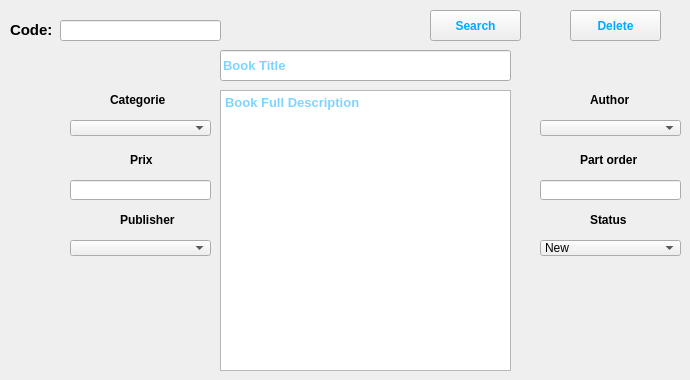
      <widget class="QWidget" name="tab_10">
       <attribute name="title">
        <string>Edit Or Delete Book</string>
       </attribute>
       <widget class="QTextEdit" name="textEdit_3">
        <property name="geometry">
         <rect>
          <x>220</x>
          <y>90</y>
          <width>291</width>
          <height>281</height>
         </rect>
        </property>
        <property name="font">
         <font>
          <family>MS Shell Dlg 2</family>
          <pointsize>10</pointsize>
          <weight>75</weight>
          <bold>true</bold>
         </font>
        </property>
        <property name="styleSheet">
         <string notr="true">color: rgb(0, 170, 255);

</string>
        </property>
        <property name="placeholderText">
         <string>Book Full Description</string>
        </property>
       </widget>
       <widget class="QLineEdit" name="lineEdit_12">
        <property name="geometry">
         <rect>
          <x>60</x>
          <y>20</y>
          <width>161</width>
          <height>21</height>
         </rect>
        </property>
       </widget>
       <widget class="QPushButton" name="pushButton_13">
        <property name="geometry">
         <rect>
          <x>430</x>
          <y>10</y>
          <width>91</width>
          <height>31</height>
         </rect>
        </property>
        <property name="font">
         <font>
          <family>MS Shell Dlg 2</family>
          <weight>75</weight>
          <bold>true</bold>
         </font>
        </property>
        <property name="styleSheet">
         <string notr="true">color: rgb(0, 170, 255);

</string>
        </property>
        <property name="text">
         <string>Search</string>
        </property>
       </widget>
       <widget class="QComboBox" name="comboBox_12">
        <property name="geometry">
         <rect>
          <x>540</x>
          <y>240</y>
          <width>141</width>
          <height>16</height>
         </rect>
        </property>
        <property name="styleSheet">
         <string notr="true">color: rgb(0, 0, 0);
</string>
        </property>
        <item>
         <property name="text">
          <string>New</string>
         </property>
        </item>
        <item>
         <property name="text">
          <string>Used</string>
         </property>
        </item>
        <item>
         <property name="text">
          <string>Damged</string>
         </property>
        </item>
       </widget>
       <widget class="QComboBox" name="comboBox_13">
        <property name="geometry">
         <rect>
          <x>70</x>
          <y>240</y>
          <width>141</width>
          <height>16</height>
         </rect>
        </property>
        <property name="styleSheet">
         <string notr="true">color: rgb(0, 0, 0);</string>
        </property>
       </widget>
       <widget class="QComboBox" name="comboBox_14">
        <property name="geometry">
         <rect>
          <x>70</x>
          <y>120</y>
          <width>141</width>
          <height>16</height>
         </rect>
        </property>
        <property name="styleSheet">
         <string notr="true">color: rgb(0, 0, 0);
</string>
        </property>
       </widget>
       <widget class="QLineEdit" name="lineEdit_13">
        <property name="geometry">
         <rect>
          <x>540</x>
          <y>180</y>
          <width>141</width>
          <height>20</height>
         </rect>
        </property>
       </widget>
       <widget class="QComboBox" name="comboBox_15">
        <property name="geometry">
         <rect>
          <x>540</x>
          <y>120</y>
          <width>141</width>
          <height>16</height>
         </rect>
        </property>
        <property name="styleSheet">
         <string notr="true">color: rgb(0, 0, 0);</string>
        </property>
       </widget>
       <widget class="QLabel" name="label_18">
        <property name="geometry">
         <rect>
          <x>110</x>
          <y>90</y>
          <width>71</width>
          <height>20</height>
         </rect>
        </property>
        <property name="font">
         <font>
          <family>MS Shell Dlg 2</family>
          <pointsize>9</pointsize>
          <weight>75</weight>
          <bold>true</bold>
         </font>
        </property>
        <property name="styleSheet">
         <string notr="true">color: rgb(0, 0, 0);</string>
        </property>
        <property name="text">
         <string>Categorie</string>
        </property>
       </widget>
       <widget class="QLabel" name="label_19">
        <property name="geometry">
         <rect>
          <x>130</x>
          <y>150</y>
          <width>91</width>
          <height>20</height>
         </rect>
        </property>
        <property name="font">
         <font>
          <family>MS Shell Dlg 2</family>
          <pointsize>9</pointsize>
          <weight>75</weight>
          <bold>true</bold>
         </font>
        </property>
        <property name="styleSheet">
         <string notr="true">color: rgb(0, 0, 0);</string>
        </property>
        <property name="text">
         <string>Prix</string>
        </property>
       </widget>
       <widget class="QLabel" name="label_20">
        <property name="geometry">
         <rect>
          <x>580</x>
          <y>150</y>
          <width>91</width>
          <height>20</height>
         </rect>
        </property>
        <property name="font">
         <font>
          <family>MS Shell Dlg 2</family>
          <pointsize>9</pointsize>
          <weight>75</weight>
          <bold>true</bold>
         </font>
        </property>
        <property name="styleSheet">
         <string notr="true">color: rgb(0, 0, 0);</string>
        </property>
        <property name="text">
         <string>Part order</string>
        </property>
       </widget>
       <widget class="QLabel" name="label_21">
        <property name="geometry">
         <rect>
          <x>590</x>
          <y>90</y>
          <width>91</width>
          <height>20</height>
         </rect>
        </property>
        <property name="font">
         <font>
          <family>MS Shell Dlg 2</family>
          <pointsize>9</pointsize>
          <weight>75</weight>
          <bold>true</bold>
         </font>
        </property>
        <property name="styleSheet">
         <string notr="true">color: rgb(0, 0, 0);</string>
        </property>
        <property name="text">
         <string>Author</string>
        </property>
       </widget>
       <widget class="QLabel" name="label_22">
        <property name="geometry">
         <rect>
          <x>120</x>
          <y>210</y>
          <width>91</width>
          <height>20</height>
         </rect>
        </property>
        <property name="font">
         <font>
          <family>MS Shell Dlg 2</family>
          <pointsize>9</pointsize>
          <weight>75</weight>
          <bold>true</bold>
         </font>
        </property>
        <property name="styleSheet">
         <string notr="true">color: rgb(0, 0, 0);</string>
        </property>
        <property name="text">
         <string>Publisher</string>
        </property>
       </widget>
       <widget class="QLabel" name="label_23">
        <property name="geometry">
         <rect>
          <x>590</x>
          <y>210</y>
          <width>91</width>
          <height>20</height>
         </rect>
        </property>
        <property name="font">
         <font>
          <family>MS Shell Dlg 2</family>
          <pointsize>9</pointsize>
          <weight>75</weight>
          <bold>true</bold>
         </font>
        </property>
        <property name="styleSheet">
         <string notr="true">color: rgb(0, 0, 0);</string>
        </property>
        <property name="text">
         <string>Status</string>
        </property>
       </widget>
       <widget class="QPushButton" name="pushButton_15">
        <property name="geometry">
         <rect>
          <x>570</x>
          <y>10</y>
          <width>91</width>
          <height>31</height>
         </rect>
        </property>
        <property name="font">
         <font>
          <family>MS Shell Dlg 2</family>
          <weight>75</weight>
          <bold>true</bold>
         </font>
        </property>
        <property name="styleSheet">
         <string notr="true">color: rgb(0, 170, 255);

</string>
        </property>
        <property name="text">
         <string>Delete</string>
        </property>
       </widget>
       <widget class="QLineEdit" name="lineEdit_15">
        <property name="geometry">
         <rect>
          <x>220</x>
          <y>50</y>
          <width>291</width>
          <height>31</height>
         </rect>
        </property>
        <property name="font">
         <font>
          <family>MS Shell Dlg 2</family>
          <pointsize>10</pointsize>
          <weight>75</weight>
          <bold>true</bold>
         </font>
        </property>
        <property name="styleSheet">
         <string notr="true">color: rgb(0, 170, 255);

</string>
        </property>
        <property name="placeholderText">
         <string>Book Title</string>
        </property>
       </widget>
       <widget class="QLabel" name="label_24">
        <property name="geometry">
         <rect>
          <x>10</x>
          <y>20</y>
          <width>111</width>
          <height>20</height>
         </rect>
        </property>
        <property name="font">
         <font>
          <family>MS Shell Dlg 2</family>
          <pointsize>11</pointsize>
          <weight>75</weight>
          <bold>true</bold>
         </font>
        </property>
        <property name="styleSheet">
         <string notr="true">color: rgb(0, 0, 0);</string>
        </property>
        <property name="text">
         <string>Code:</string>
        </property>
       </widget>
       <widget class="QLineEdit" name="lineEdit_14">
        <property name="geometry">
         <rect>
          <x>70</x>
          <y>180</y>
          <width>141</width>
          <height>20</height>
         </rect>
        </property>
       </widget>
      </widget>
